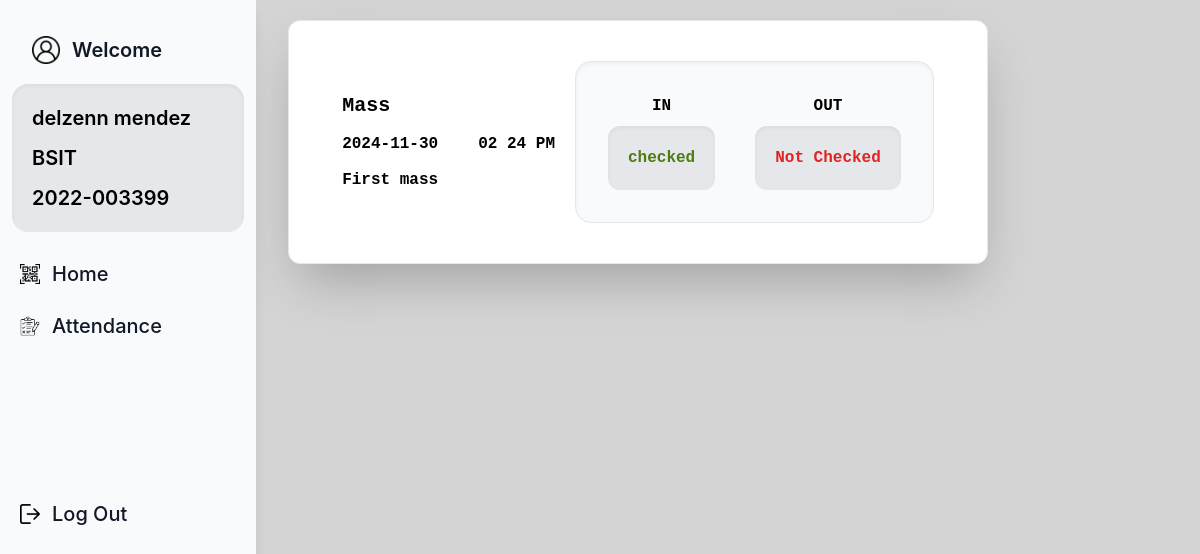
The page /student/viewAttendance.php (signed in) on the database its author committed.
### tables this page shows
CREATE TABLE `students_attendance` (
  `student_id` char(15) NOT NULL,
  `event_id` int(11) NOT NULL,
  `in` char(20) DEFAULT NULL,
  `out` char(20) DEFAULT NULL,
  KEY `event_id` (`event_id`),
  KEY `student_id` (`student_id`),
  CONSTRAINT `students_attendance_ibfk_2` FOREIGN KEY (`event_id`) REFERENCES `attendance_event` (`id`),
  CONSTRAINT `students_attendance_ibfk_3` FOREIGN KEY (`student_id`) REFERENCES `student` (`student_id`)
);

CREATE TABLE `attendance_event` (
  `id` int(11) NOT NULL AUTO_INCREMENT,
  `event_name` varchar(50) NOT NULL,
  `date` date NOT NULL,
  `time` varchar(50) NOT NULL,
  `description` varchar(100) NOT NULL,
  PRIMARY KEY (`id`)
);

### model/listAttendance.php (called while the page is built)
<?php
include_once"../database/connection.php";
$query = "SELECT * FROM attendance_event ev JOIN students_attendance a ON ev.id = a.event_id";
$result = mysqli_query($connection,$query);
?>

### student/viewAttendance.php (the view, shortened to what this page needs)
<?php
include"../model/listAttendance.php";
?>
<?php include_once "../components/studentSideBar.php"?>
<?php foreach($result as $data){
    if($_SESSION['log'] == $data['student_id']){?>
        <div class="ml-72 mt-5 bg-white flex items-center justify-center gap-5 font-semibold font-mono border w-7/12 p-10 rounded-xl shadow-2xl">
            <div class="grid gap-3">
                <p class="text-xl"> <?php echo $data['event_name']?> </p>
                <div class="flex gap-10">
                    <p><?php echo $data['date']?></p>
                    <p><?php echo $data['time']?></p>
                </div>
                <p><?php echo $data['description']?></p>
            </div>
            <div class="flex gap-10 border p-8 shadow-inner bg-gray-50 rounded-2xl w-auto">
                <div>
                    <p class="text-center mb-2">IN</p>
                    <div class="shadow-inner bg-gray-200 rounded-xl p-5">
                        <p><?php if(isset($data['in'])){
                             echo '<p class="text-lime-700">'; echo $data["in"]; '</p>';
                            }else{
                                echo '<p class="text-red-600">Not Checked</p>';
                                }?></p>
                    </div>
                </div>
                <div>
                    <p class="text-center mb-2">OUT</p>
                    <div class="shadow-inner bg-gray-200 p-5 rounded-xl">
                        <?php if(isset($data['out'])){
                           echo '<p class="text-lime-700">'; echo $data["in"]; '</p>';
                            }else{
                                 echo '<p class="text-red-600">Not Checked</p>';
                                }?>
                    </div>
                </div>
            </div>
        </div>
<?php }}?>

### rows shown on the page
students_attendance: event.event_name "Mass", event.date "2024-11-30", event.time "02 24 PM", event.description "First mass", in "checked", shows "Not Checked"

### other values the page prints
$_SESSION['student_name'] "delzenn mendez"
$_SESSION['course'] "BSIT"
$_SESSION['log'] "2022-003399"
